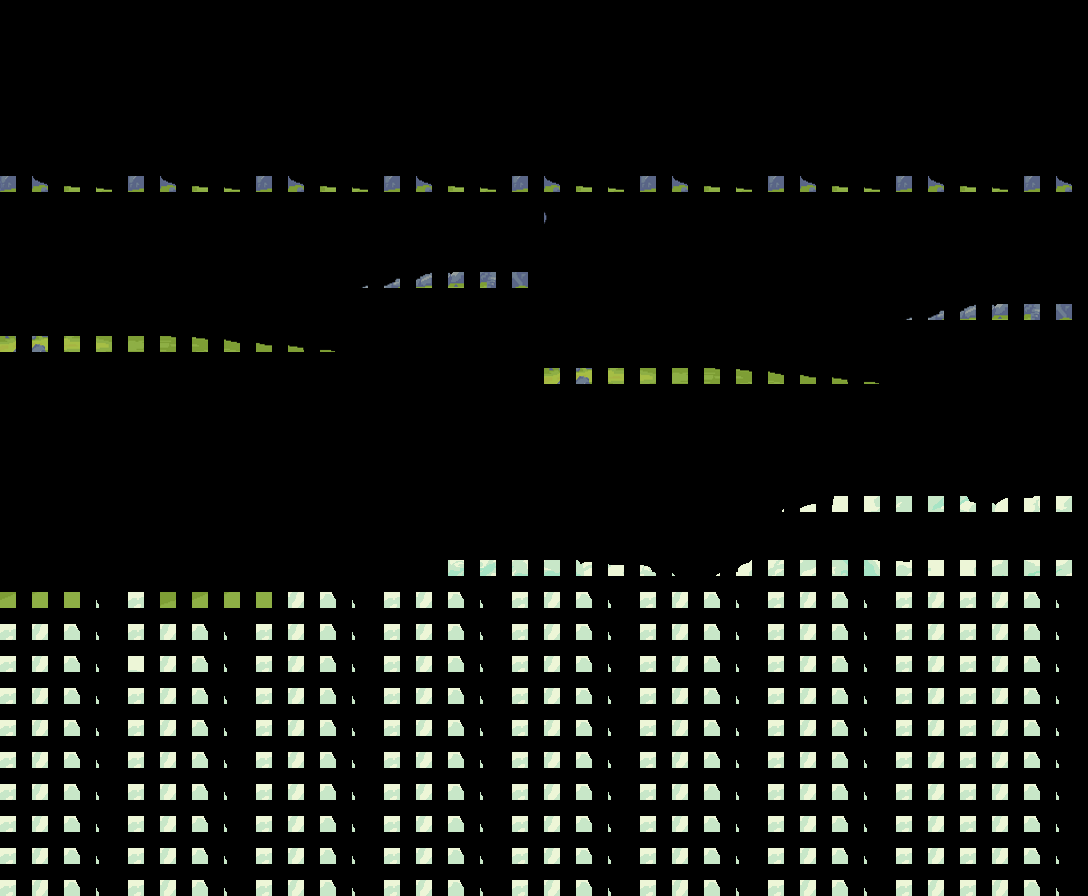

A 2D game scene composited from a Tiled map and its tileset images. What follows is a short description and the map's XML, with each tile layer's data collapsed to a summary:
An orthogonal 34x28 tile map with 32x32 px tiles, 5 tile layers (bgd2, bgd3, bgd1, bgd4, ...) and 10 objects.

<map version="1.2" tiledversion="1.2.4" orientation="orthogonal" renderorder="right-up" width="34" height="28" tilewidth="32" tileheight="32" infinite="0" nextlayerid="11" nextobjectid="11">
 <tileset firstgid="1" source="tilesets.tsx" />
 <layer id="2" name="bgd2" width="34" height="28">
  <data>[952 cells, 782 non-empty, 52 distinct tile ids]</data>
 </layer>
 <layer id="3" name="bgd3" width="34" height="28">
  <data>[952 cells, 373 non-empty, 152 distinct tile ids]</data>
 </layer>
 <layer id="1" name="bgd1" width="34" height="28">
  <data>[952 cells, 80 non-empty, 80 distinct tile ids]</data>
 </layer>
 <layer id="4" name="bgd4" width="34" height="28">
  <data>[952 cells, 72 non-empty, 21 distinct tile ids]</data>
 </layer>
 <layer id="9" name="fgd" width="34" height="28">
  <data>[952 cells, 12 non-empty, 12 distinct tile ids]</data>
 </layer>
 <objectgroup color="#ff0000" id="5" name="collision">
  <object id="1" x="11" y="672" width="247" height="15" />
  <object id="3" x="262" y="672">
   <polyline points="0,0 228.667,-16.3333 542.333,-252.333 825.667,-479.667" />
  </object>
  <object id="6" x="179.5" y="634">
   <polygon points="0,0 28,-21.5 100.5,-25.5 91.5,-54 63.5,-75.5 29.5,-43 16.5,-55 0.5,-52 -17.5,-23" />
  </object>
 </objectgroup>
 <objectgroup color="#ff5500" id="7" name="enemy">
  <object id="4" x="208" y="659">
   <properties>
    <property name="Character" value="BLUE_SLIME" />
   </properties>
   <point />
  </object>
  <object id="7" x="248" y="654.667">
   <properties>
    <property name="Character" value="GREEN_SLIME" />
   </properties>
   <point />
  </object>
 </objectgroup>
 <objectgroup color="#ffff00" id="8" name="item">
  <object id="5" x="334" y="628">
   <properties>
    <property name="Item" value="POTION_GAIN_LIFE" />
   </properties>
   <point />
  </object>
  <object id="8" x="367.333" y="642.667">
   <properties>
    <property name="Item" value="POTION_GAIN_LIFE2" />
   </properties>
   <point />
  </object>
  <object id="9" x="394.667" y="663.333">
   <properties>
    <property name="Item2" value="POTION_GAIN_LIFE" />
   </properties>
   <point />
  </object>
 </objectgroup>
 <objectgroup color="#0000ff" id="10" name="portal">
  <object id="10" x="12" y="587" width="24.5" height="81.5">
   <properties>
    <property name="TargetMap" value="TEST_MAP_SMALL" />
    <property name="TargetOffsetX" type="int" value="-1" />
    <property name="TargetPortalID" type="int" value="11" />
   </properties>
  </object>
 </objectgroup>
 <objectgroup color="#00ffff" id="6" name="playerSpawnLocation">
  <object id="2" x="111" y="652">
   <point />
  </object>
 </objectgroup>
</map>
